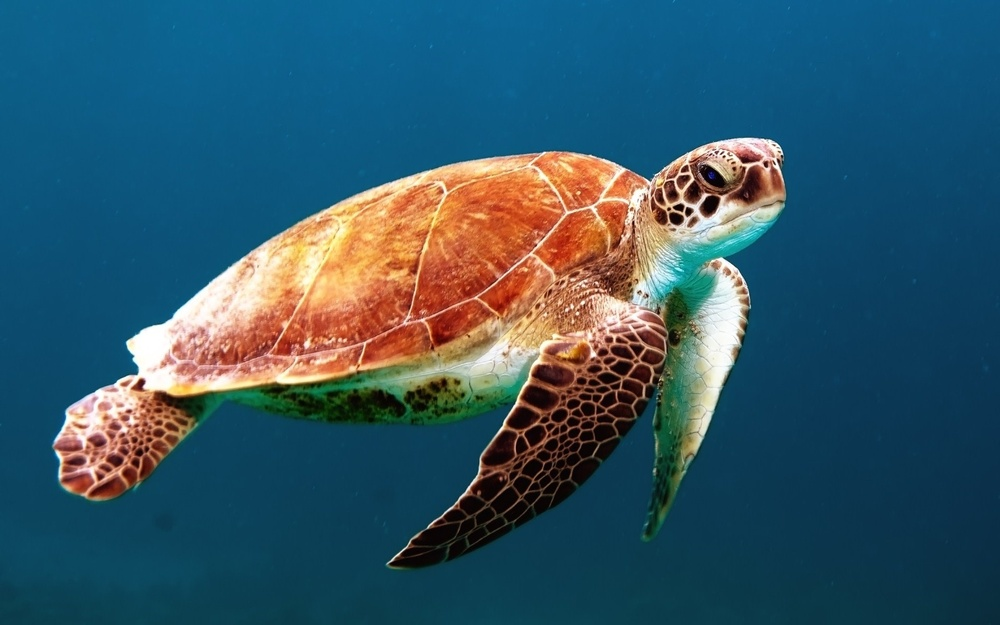
#> input picture img/14.jpg, 1000 x 625 px, shrunk from 1920 x 1200 before the run
$ python sesion1.py
#> lines starting #> are read from the running program, lines starting #| are printed output that depends on the picture
# -------------------------------------------------------------------------
# Crack the Code
# Diseño de filtros con Python
# Sesión 1 - Introducción a las imágenes digitales
# -------------------------------------------------------------------------
# Importar bibliotecas que se utilizarán - no modifiques esta sección
from imagenes import imshow
import cv2
import numpy as np

# -------------------------------------------------------------------------
# Escribe tu código aquí:

img = cv2.imread('./img/14.jpg')
#> img is the input picture: shape (625, 1000, 3); mean B, G, R 102.5, 86.7, 50.5
imshow('titulo', img)
#> (this line was passed over: imagenes is not available in this run)

negro = np.zeros(img.shape, np.uint8)
imshow('tituloNegro',negro)
#> (this line was passed over: imagenes is not available in this run)

blanco = 255*np.ones(img.shape, np.uint8)
imshow('tituloBlanco',blanco)
#> (this line was passed over: imagenes is not available in this run)

gris = 200*np.ones(img.shape, np.uint8)
imshow('tituloGris',gris)
#> (this line was passed over: imagenes is not available in this run)

azul = np.zeros(img.shape, np.uint8)
azul [:,:,0] = img [:, :, 0]
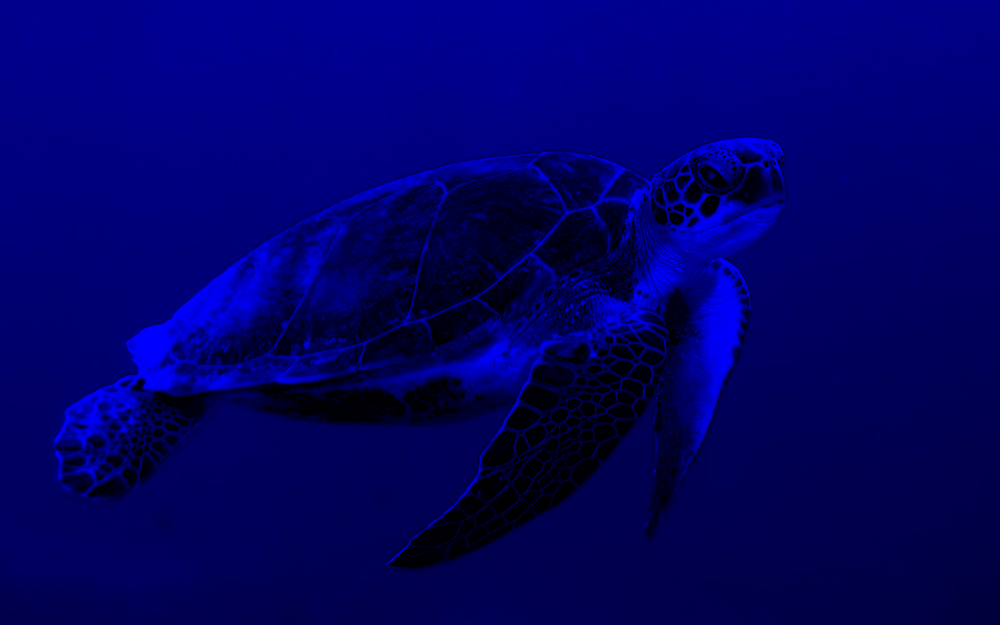
#> azul: shape (625, 1000, 3); mean B, G, R 102.5, 0, 0
imshow('azul',azul)
#> (this line was passed over: imagenes is not available in this run)

verde = np.zeros(img.shape, np.uint8)
verde [:,:,1] = img [:, :, 1]
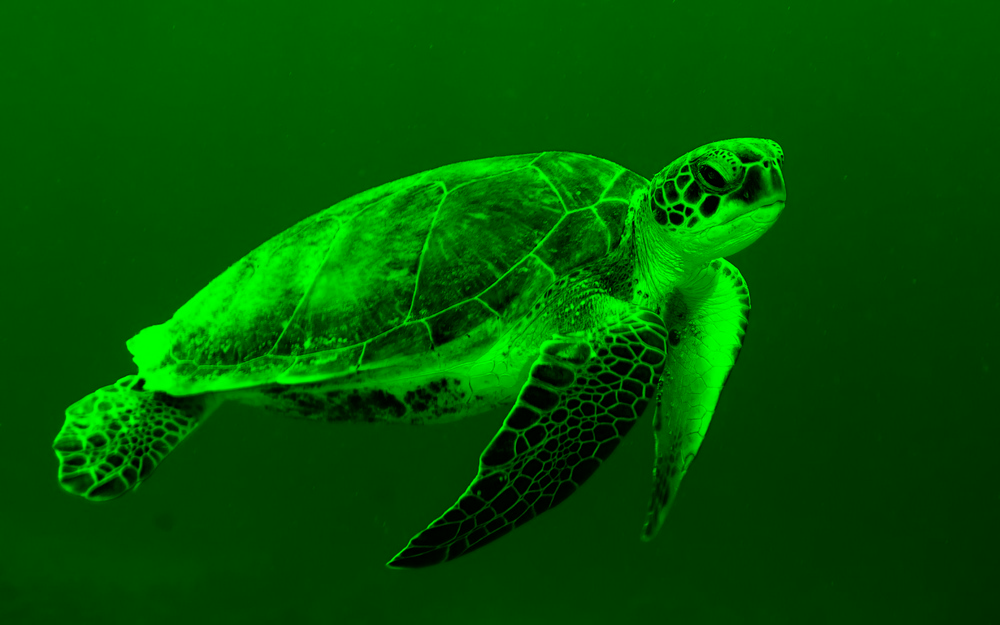
#> verde: shape (625, 1000, 3); mean B, G, R 0, 86.7, 0
imshow('verde',verde)
#> (this line was passed over: imagenes is not available in this run)

rojo = np.zeros(img.shape, np.uint8)
rojo [:,:,2] = img[:,:,2]
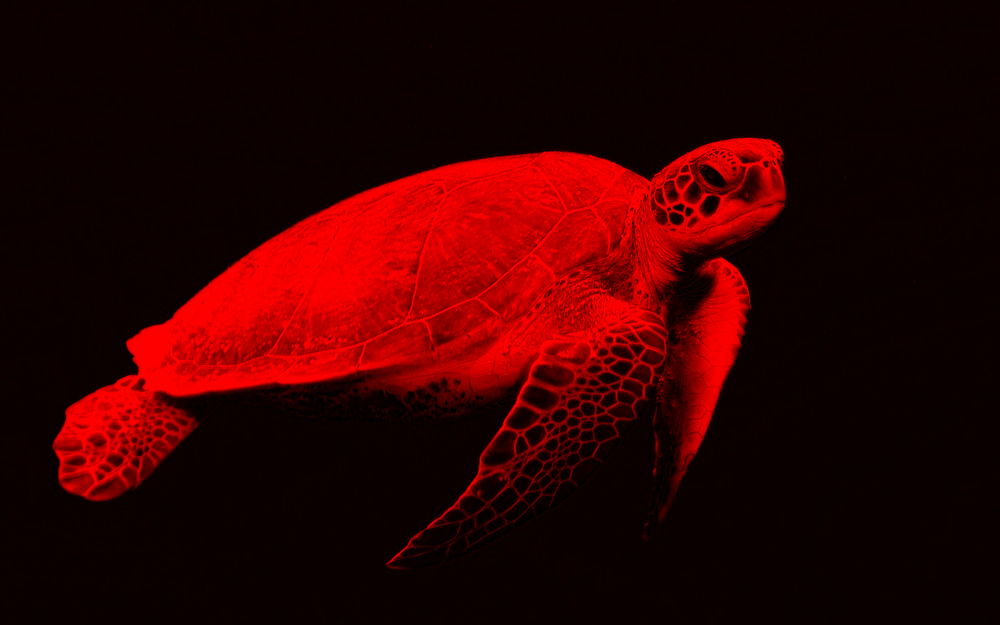
#> rojo: shape (625, 1000, 3); mean B, G, R 0, 0, 50.5
imshow('rojo',rojo)
#> (this line was passed over: imagenes is not available in this run)
#> (the run stopped early here; a loop or call above may not have finished)

$ run again, with img/1.jpg copied over img/14.jpg
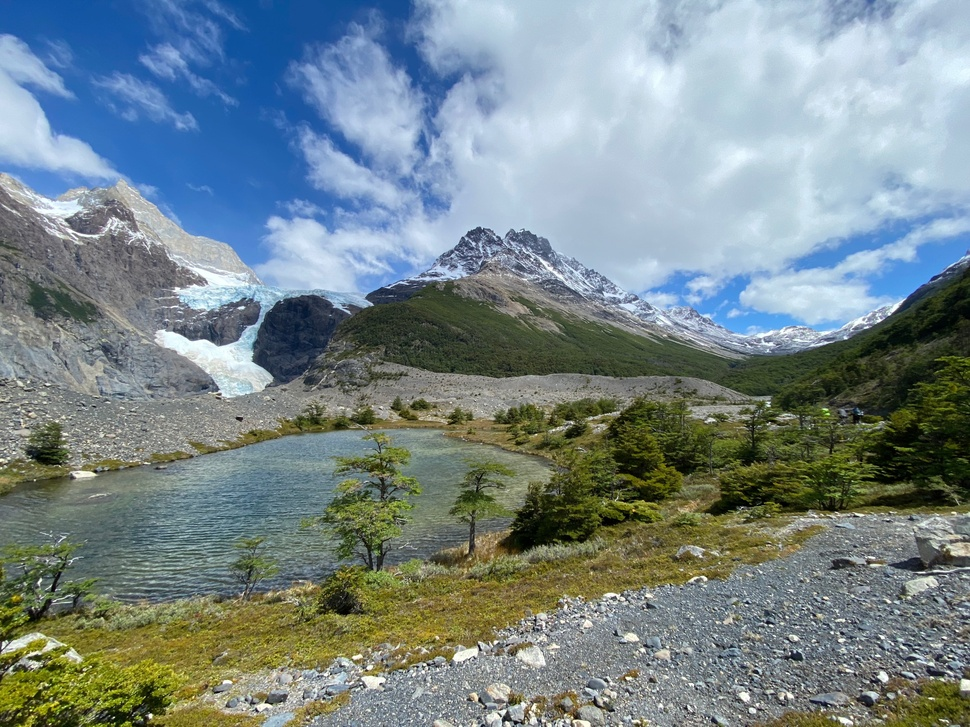
#> input picture img/1.jpg, 970 x 727 px, shrunk from 4032 x 3024 before the run
#> img is the input picture: shape (727, 970, 3); mean B, G, R 137.8, 135.2, 119.6
#> `verde [:,:,1] = img [:, :, 1]`:
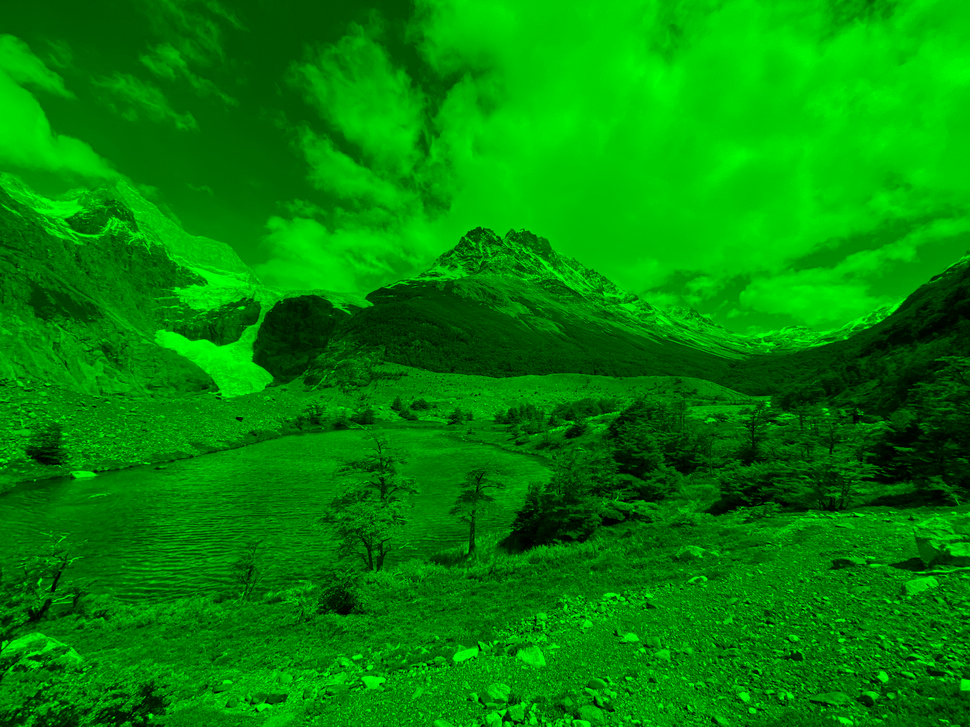
#> verde: shape (727, 970, 3); mean B, G, R 0, 135.2, 0
#> `rojo [:,:,2] = img[:,:,2]`:
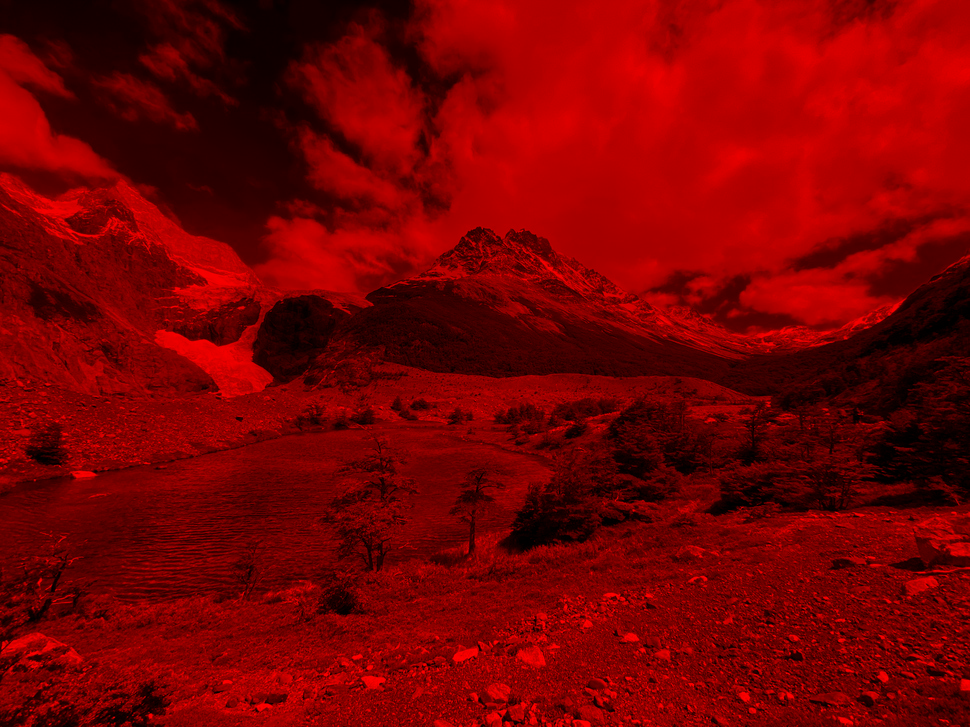
#> rojo: shape (727, 970, 3); mean B, G, R 0, 0, 119.6

$ run again, with img/10.jpg copied over img/14.jpg
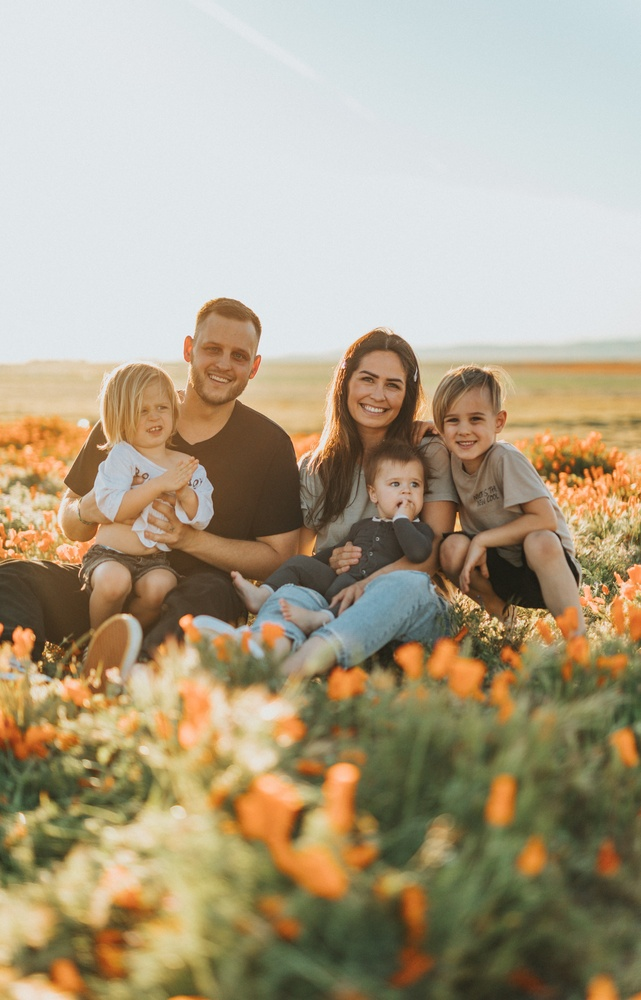
#> input picture img/10.jpg, 641 x 1000 px, shrunk from 4310 x 6720 before the run
#> img is the input picture: shape (1000, 641, 3); mean B, G, R 135.6, 160.6, 173.7
#> `verde [:,:,1] = img [:, :, 1]`:
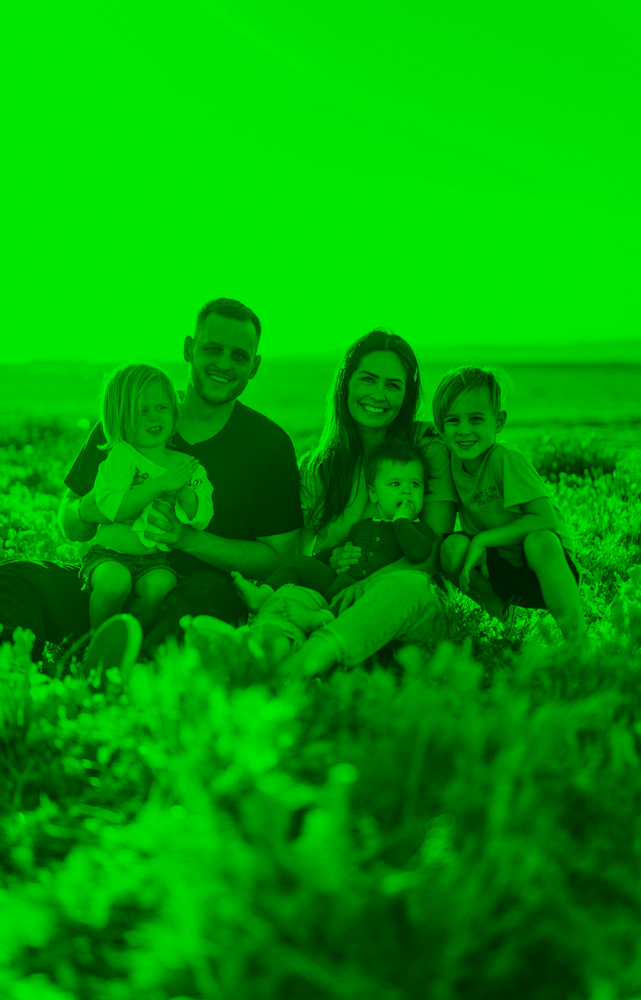
#> verde: shape (1000, 641, 3); mean B, G, R 0, 160.6, 0
#> `rojo [:,:,2] = img[:,:,2]`:
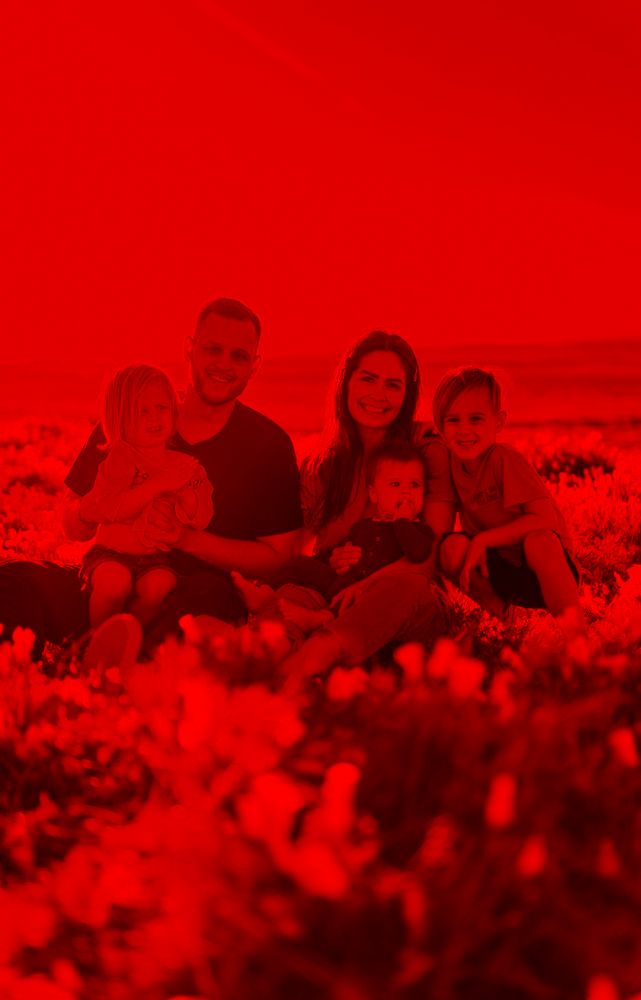
#> rojo: shape (1000, 641, 3); mean B, G, R 0, 0, 173.7

$ run again, with img/11.jpg copied over img/14.jpg
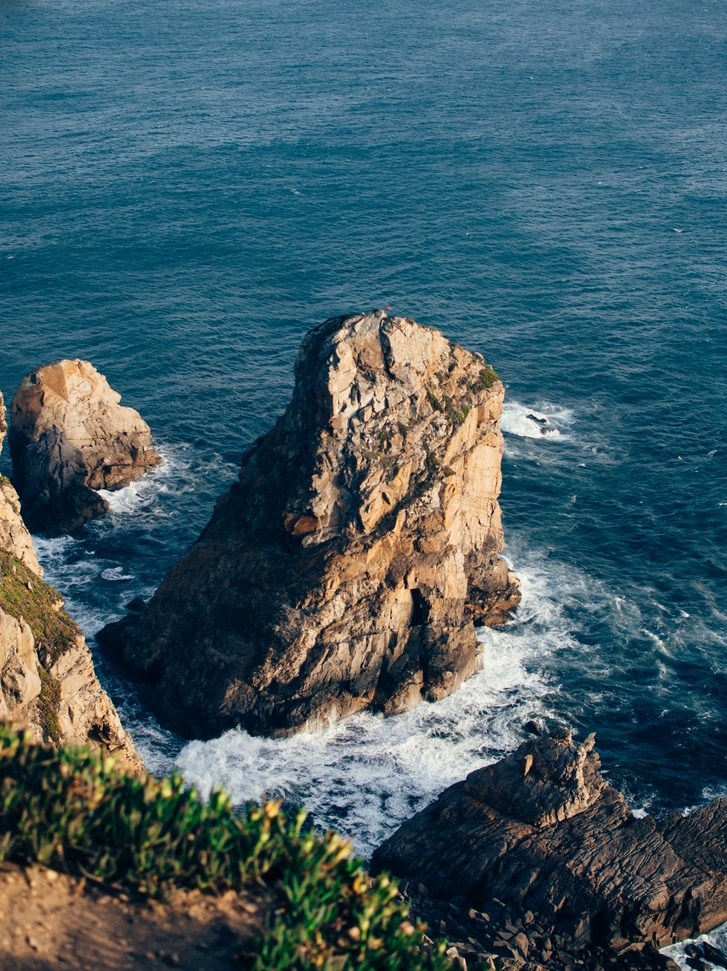
#> input picture img/11.jpg, 727 x 971 px, shrunk from 3667 x 4898 before the run
#> img is the input picture: shape (971, 727, 3); mean B, G, R 100.5, 92.4, 66.8
#> `verde [:,:,1] = img [:, :, 1]`:
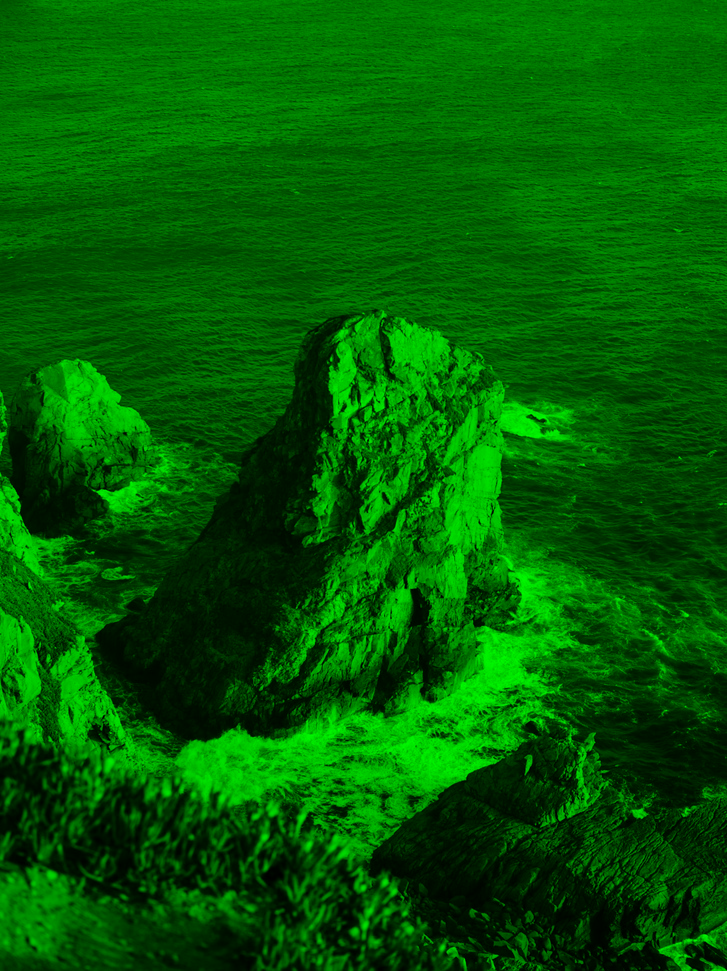
#> verde: shape (971, 727, 3); mean B, G, R 0, 92.4, 0
#> `rojo [:,:,2] = img[:,:,2]`:
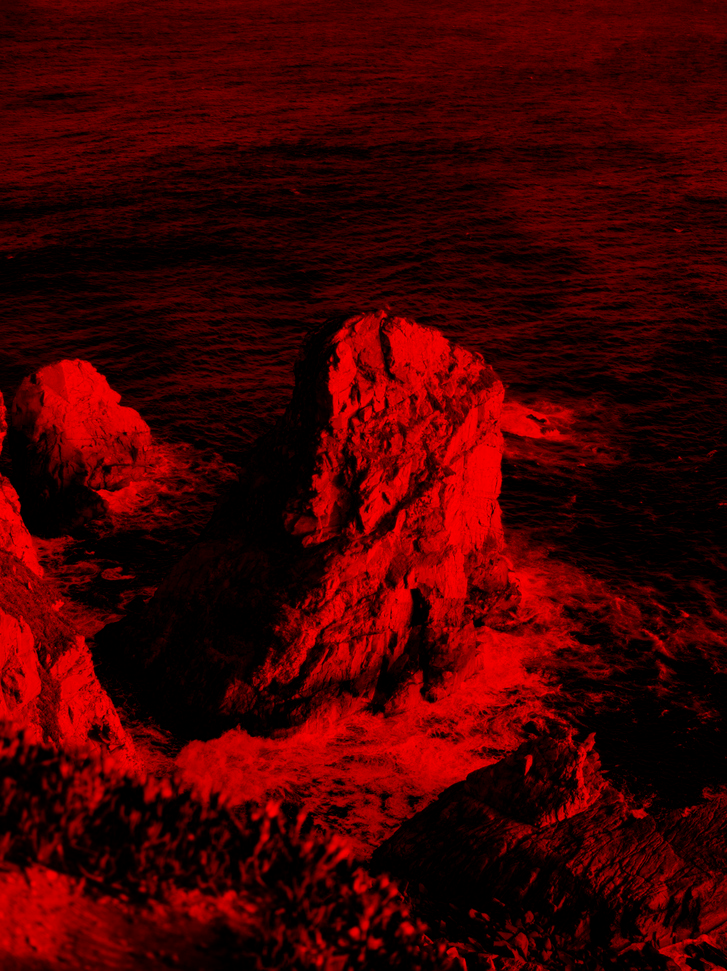
#> rojo: shape (971, 727, 3); mean B, G, R 0, 0, 66.8
